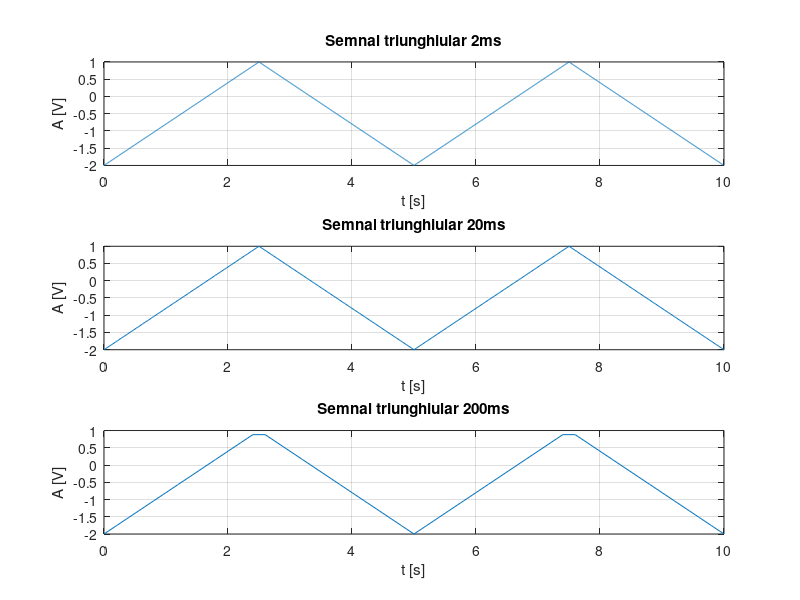

The MATLAB source for this figure:
subplot(3,1,1);%imparte figura in mai multe grafice
f=0.2;%frecventa
t=0:0.002:10;%rezolutia temporara
A=1.5;%amplitudinea
w=2*pi*f;
duty=0.5;%factorul de umplere
n=0.5;%diferenta de nivel
x=A*sawtooth(w*t,duty)-n;%genereaza un semnal triunghiular
plot(t,x)%reprezinta grafic elementele
grid on;
title('Semnal triunghiular 2ms');
xlabel('t [s]')
ylabel('A [V]')

subplot(3,1,2);%imparte figura in mai multe grafice
t=0:0.02:10;%rezolutia temporara
x=A*sawtooth(w*t,duty)-n;%genereaza un semnal triunghiular
plot(t,x)%reprezinta grafic elementele
grid on;
title('Semnal triunghiular 20ms');
xlabel('t [s]')
ylabel('A [V]')

subplot(3,1,3);%imparte figura in mai multe grafice
t=0:0.2:10;%rezolutia temporara
x=A*sawtooth(w*t,duty)-n;%genereaza un semnal triunghiular
plot(t,x)%reprezinta grafic elementele
grid on;
title('Semnal triunghiular 200ms');
xlabel('t [s]')
ylabel('A [V]')
